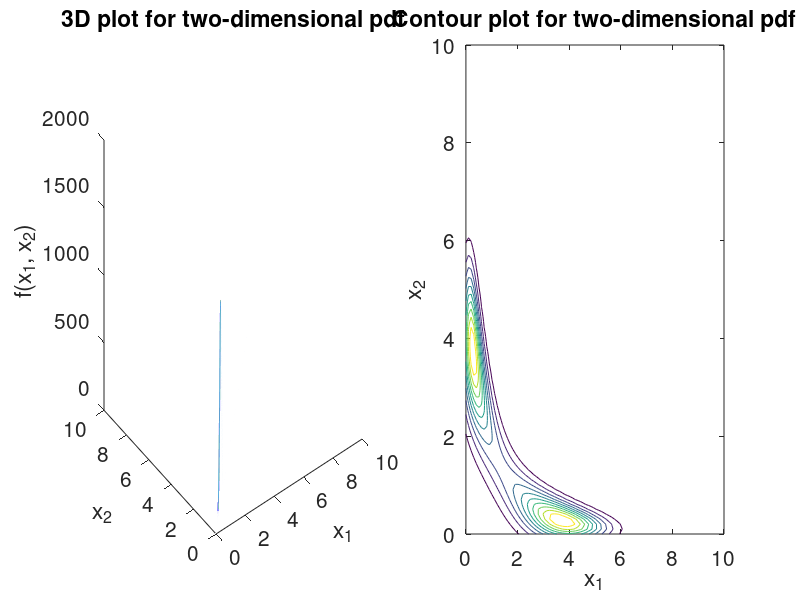
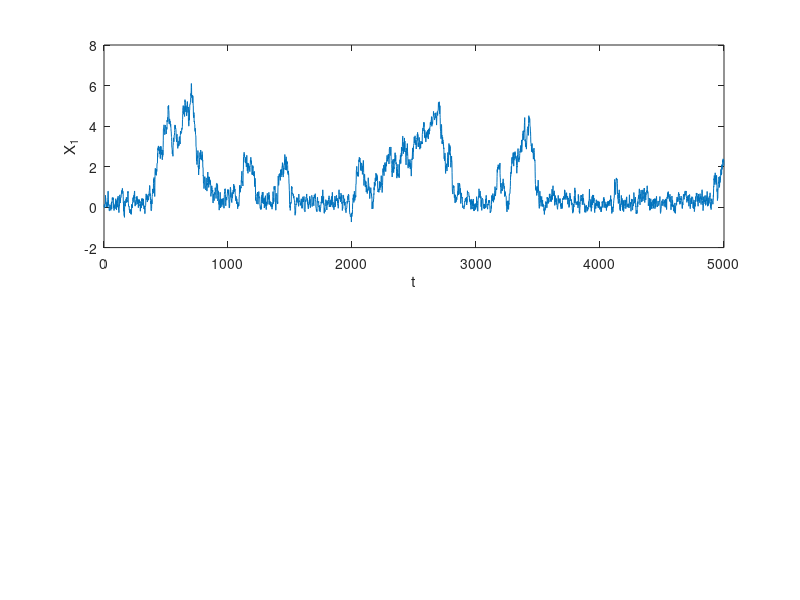

These figures' MATLAB source, in order: (Note: this script raises an error after producing the figures.)
clear all;

% Target density for random walk sampler
f = @(x1, x2) exp(-(x1.^2.*x2.^2 + x1.^2 + x2.^2 - 8*x1 - 8*x2)/2);

% a) 3D and contour plots for given two-dimensional pdf
% 3D plot
x1 = [0:0.0001:10];
x2 = [0:0.0001:10];

figure
subplot(1, 2, 1)
plot3(x1, x2, f(x1, x2))
xlabel("x_1")
ylabel("x_2")
zlabel("f(x_1, x_2)")
title("3D plot for two-dimensional pdf")
set(gca, 'FontSize', 15)

% Contour plot
[x1, x2] = meshgrid(linspace(0, 10), linspace(0, 10));

subplot(1, 2, 2)
contour(x1, x2, f(x1, x2))
xlabel("x_1")
ylabel("x_2")
title("Contour plot for two-dimensional pdf")
set(gca, 'FontSize', 15)

% b) Implement a 2D random walk sampler
sigma = 0.2;
N = 5000;
% Store 2D random walk path
xx = zeros(N, 2);

% Initial point
x = [0, 4];
xx(1, :) = x;

% Proposal acceptance probability (x, y are positional vectors of length 2)
alpha = @(x, y) min(f(y(1), y(2))/f(x(1), x(2)), 1);

% Run 2D RW sampler
for t = 2:N
    y = x + sigma*mvnrnd(zeros(2, 1), eye(2), 1);
    % Accept if random uniformly generated number (in [0,1]) is less than
    % acceptance probability
    if rand < alpha(x,y)
        x = y;
    end
    
    xx(t, :) = x;
end

% Plot path taken by 2D random walk
% figure
% plot3([1:N], xx(:, 1), xx(:, 2))
% xlabel("t")
% ylabel("X_1")
% zlabel("X_2")
% title("Path taken by 2D random walk")
% set(gca, 'FontSize', 15)

% c) Plot progression of the first component of the MC against time.
% Progression using sigma = 0.2 already stored in xx, store for sigma = 2
% in yy
sigma = 2;
yy = zeros(N, 2);

% Initial point
x = [0, 4];
yy(1, :) = x;

% Run 2D RW sampler
for t = 2:N
    y = x + sigma*mvnrnd(zeros(2, 1), eye(2), 1);
    % Accept if random uniformly generated number (in [0,1]) is less than
    % acceptance probability
    if rand < alpha(x,y)
        x = y;
    end
    
    yy(t, :) = x;
end

figure
subplot(2, 1, 1)
plot([1:N], xx(:, 1))
xlabel("t")
ylabel("X_1")
title("Path taken by first component of Markov Chain against time, " + ...
    "\sigma = 0.2")
set(gca, 'FontSize', 15)

subplot(2, 1, 2)
plot([1:N], yy(:, 1))
xlabel("t")
ylabel("X_1")
title("Path taken by first component of Markov Chain against time, " + ...
    "\sigma = 2")
set(gca, 'FontSize', 15)

% d) KDE of the pdf X_1
% Burn-in period
B = 1000;
figure
kde(xx(B+1:end, 1), 2^6);
xlabel("X_1")
ylabel("Density")
title("KDE plot of the pdf X_1")
set(gca, 'FontSize', 15)
